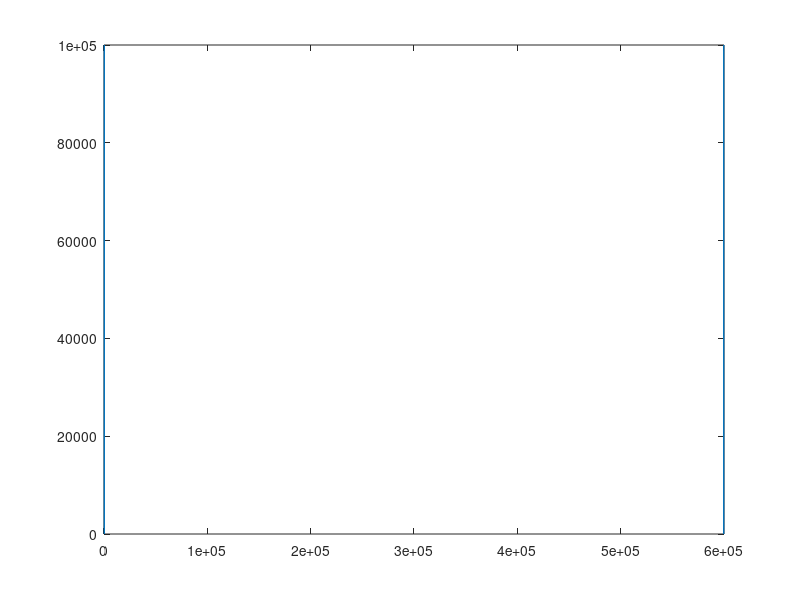
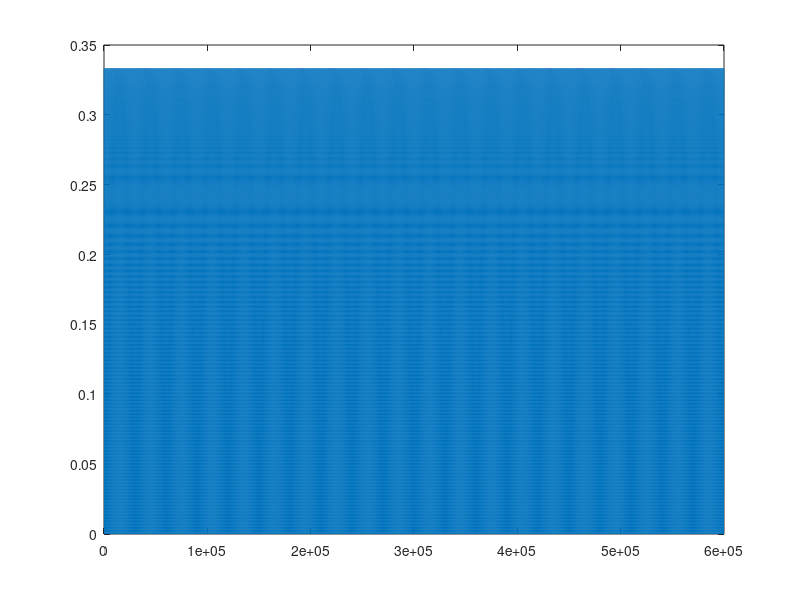

These charts were generated, in order, by the following MATLAB code: (Note: this script raises an error after producing the figures.)
fs = 48000;
fmax = 10500;
n = 600000 / 2;
skyline = zeros(1, n*2);
freq = 300; % 30 Hz sounds like a stuttering trumpet, 300Hz is a purring cat dove, and 3000Hz is an elephant

skyline(freq) = 100000;
skyline(n*2 - freq) = 100000;

figure(2)
plot(skyline);

skyline_ht = ifft(skyline);
figure(3)
plot(abs(skyline_ht))
sound(abs(skyline_ht))

[dove,Fs_dove] = audioread('dove.wav');
dove = dove(:,1);
z = zeros(10000000,1);
ir = [skyline_ht.'; z];
Irjw = fft(ir(1:length(dove)));
Dovejw = fft(dove);
aYjw = Irjw .* Dovejw;

yt_libdove = abs(ifft(aYjw));

sound(yt_libdove, Fs_dove)
